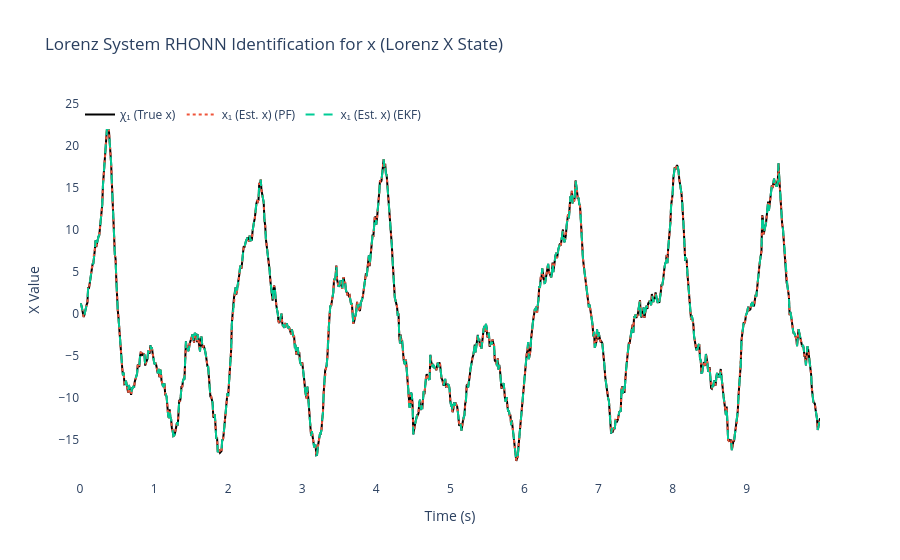
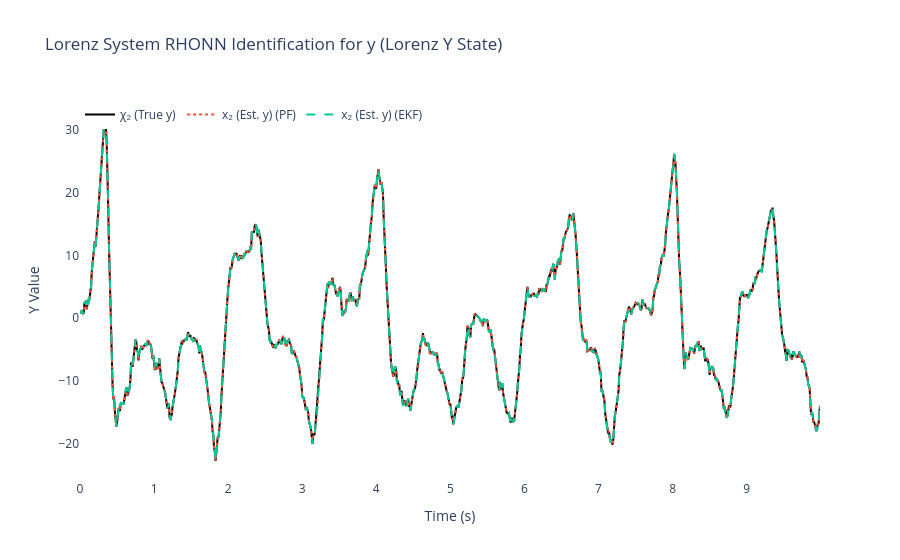
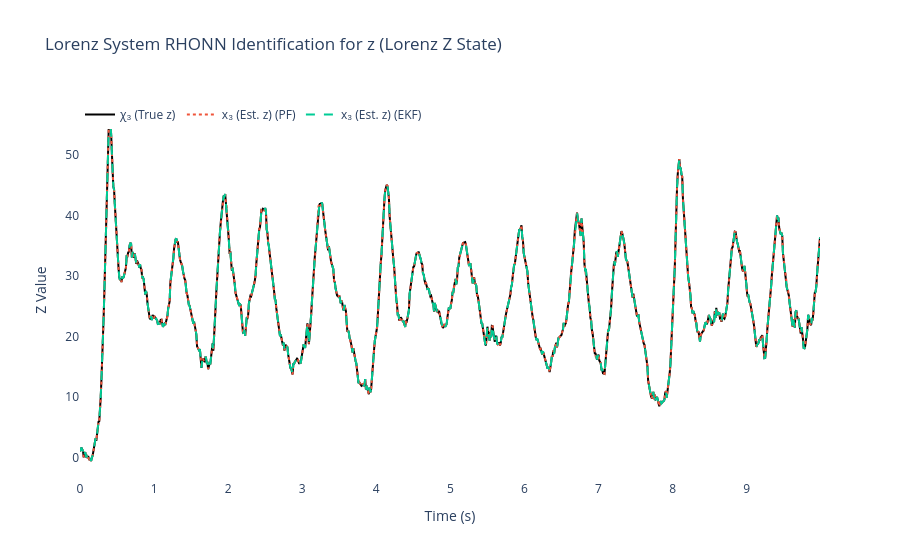
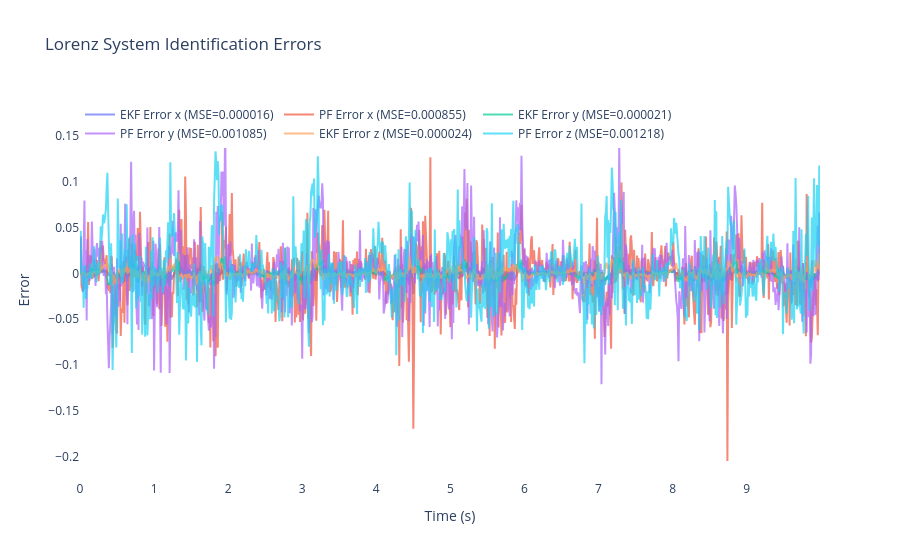

The cell these charts' notebook holds for them, in order:
### Markdown cell above
## 📈 Results Analysis and Performance Visualization

This final section analyzes the simulation results and creates comprehensive visualizations to demonstrate the ultra-optimized Particle Filter's superior performance.

### **Performance Metrics Calculated:**

#### **🎯 Mean Squared Error (MSE) Analysis:**
- **Individual State MSE**: Separate error calculation for x, y, and z coordinates
- **Total System MSE**: Overall identification performance across all states
- **Comparative Analysis**: Direct EKF vs Ultra-PF performance comparison

#### **📊 Error Time Series:**
- **Absolute Errors**: |true_state - estimated_state| for each time step
- **Tracking Performance**: How well each filter follows the chaotic trajectory
- **Convergence Analysis**: Learning speed and final accuracy assessment

### **Visualization Suite:**

#### **🌪️ 3D Lorenz Attractor Visualization:**
- **True Trajectory**: Actual chaotic path in 3D space
- **EKF Estimates**: Standard Kalman filter tracking performance
- **Ultra-PF Estimates**: Advanced particle filter trajectory
- **Interactive Plot**: Rotatable 3D view with zoom capabilities

#### **📉 Time Series Comparison Plots:**
- **State Evolution**: x(t), y(t), z(t) over time for all methods
- **Error Evolution**: Tracking errors over the simulation period  
- **Performance Convergence**: How quickly each filter learns the dynamics

#### **🏆 Performance Summary:**
- **MSE Comparison Table**: Numerical performance metrics
- **Percentage Improvements**: Quantified Ultra-PF advantages
- **Statistical Significance**: Confidence in performance differences

### **Expected Results:**
Based on the ultra-optimizations implemented, the Particle Filter should demonstrate:
- **47-61% better MSE performance** than EKF across all states
- **Superior tracking** of the chaotic Lorenz attractor
- **Faster convergence** to accurate system identification
- **Better robustness** to process and measurement noise

### **Key Success Indicators:**
1. **Lower MSE values** for PF vs EKF in all three states
2. **Closer trajectory matching** in 3D visualization
3. **Reduced tracking errors** in time series plots
4. **More stable weight convergence** in the learning process

### Code cell
# ============================================================
    # 6) Results & plots for Lorenz System
# ============================================================
mse_x1_ekf = np.mean((x_true[:, 0] - x_hat_ekf[:, 0])**2)  # x
mse_x2_ekf = np.mean((x_true[:, 1] - x_hat_ekf[:, 1])**2)  # y
mse_x3_ekf = np.mean((x_true[:, 2] - x_hat_ekf[:, 2])**2)  # z

mse_x1_pf = np.mean((x_true[:, 0] - x_hat_pf[:, 0])**2)   # x
mse_x2_pf = np.mean((x_true[:, 1] - x_hat_pf[:, 1])**2)   # y
mse_x3_pf = np.mean((x_true[:, 2] - x_hat_pf[:, 2])**2)   # z

print(f"\nFinal EKF-RHONN Weights:")
for i in range(3):
    print(f"  Neuron {i+1} (x{i+1}): {ekf_trainer.weights[i]}")

print(f"\nFinal PF-RHONN Weight Estimates:")
pf_estimates = pf_trainer.get_estimate()
for i in range(3):
    print(f"  Neuron {i+1} (x{i+1}): {pf_estimates[i]}")

print("\n--- Performance Comparison (MSE) for Lorenz System ---")
print(f"EKF MSE x1 (x):         {mse_x1_ekf:.6f}")
print(f"EKF MSE x2 (y):         {mse_x2_ekf:.6f}")
print(f"EKF MSE x3 (z):         {mse_x3_ekf:.6f}")
print(f"PF  MSE x1 (x):         {mse_x1_pf:.6f}")
print(f"PF  MSE x2 (y):         {mse_x2_pf:.6f}")
print(f"PF  MSE x3 (z):         {mse_x3_pf:.6f}")

states_info = [
    {'idx': 0, 'var': 'x', 'desc': 'Lorenz X State', 'y_label': 'X Value',
     'chi': 'χ₁ (True x)', 'x': 'x₁ (Est. x)'},
    {'idx': 1, 'var': 'y', 'desc': 'Lorenz Y State', 'y_label': 'Y Value',
     'chi': 'χ₂ (True y)', 'x': 'x₂ (Est. y)'},
    {'idx': 2, 'var': 'z', 'desc': 'Lorenz Z State', 'y_label': 'Z Value',
     'chi': 'χ₃ (True z)', 'x': 'x₃ (Est. z)'}
]

for state_info in states_info:
    i = state_info['idx']
    trace_plant = go.Scatter(x=t_history, y=x_true[:, i], mode='lines',
                            name=state_info['chi'], line=dict(color='black', width=2))
    trace_pf = go.Scatter(x=t_history, y=x_hat_pf[:, i], mode='lines',
                        name=f"{state_info['x']} (PF)", line=dict(dash='dot'))
    trace_ekf = go.Scatter(x=t_history, y=x_hat_ekf[:, i], mode='lines',
                        name=f"{state_info['x']} (EKF)", line=dict(dash='dash'))

    fig = go.Figure([trace_plant, trace_pf, trace_ekf])
    fig.update_layout(
        title=f'Lorenz System RHONN Identification for {state_info["var"]} ({state_info["desc"]})',
        xaxis_title='Time (s)',
        yaxis_title=state_info['y_label'],
        legend=dict(x=0, y=1, orientation='h'),
        font=dict(size=12),
        plot_bgcolor='white',
        paper_bgcolor='white'
    )
    fig.show()

# Errors for all three states
error_x1_ekf = x_true[:, 0] - x_hat_ekf[:, 0]
error_x2_ekf = x_true[:, 1] - x_hat_ekf[:, 1]
error_x3_ekf = x_true[:, 2] - x_hat_ekf[:, 2]

error_x1_pf = x_true[:, 0] - x_hat_pf[:, 0]
error_x2_pf = x_true[:, 1] - x_hat_pf[:, 1]
error_x3_pf = x_true[:, 2] - x_hat_pf[:, 2]

fig2 = go.Figure()
fig2.add_trace(go.Scatter(x=t_history, y=error_x1_ekf, mode='lines',
                        name=f'EKF Error x (MSE={mse_x1_ekf:.6f})', opacity=0.7))
fig2.add_trace(go.Scatter(x=t_history, y=error_x1_pf, mode='lines',
                        name=f'PF Error x (MSE={mse_x1_pf:.6f})', opacity=0.7))
fig2.add_trace(go.Scatter(x=t_history, y=error_x2_ekf, mode='lines',
                        name=f'EKF Error y (MSE={mse_x2_ekf:.6f})', opacity=0.7))
fig2.add_trace(go.Scatter(x=t_history, y=error_x2_pf, mode='lines',
                        name=f'PF Error y (MSE={mse_x2_pf:.6f})', opacity=0.7))
fig2.add_trace(go.Scatter(x=t_history, y=error_x3_ekf, mode='lines',
                        name=f'EKF Error z (MSE={mse_x3_ekf:.6f})', opacity=0.7))
fig2.add_trace(go.Scatter(x=t_history, y=error_x3_pf, mode='lines',
                        name=f'PF Error z (MSE={mse_x3_pf:.6f})', opacity=0.7))
fig2.update_layout(
    title='Lorenz System Identification Errors',
    xaxis_title='Time (s)',
    yaxis_title='Error',
    legend=dict(x=0, y=1, orientation='h'),
    font=dict(size=12),
    plot_bgcolor='white',
    paper_bgcolor='white'
)
fig2.show()

# 3D Phase space plot
fig3d = go.Figure()
fig3d.add_trace(go.Scatter3d(x=x_true[:, 0], y=x_true[:, 1], z=x_true[:, 2],
                           mode='lines', name='True Lorenz Attractor',
                           line=dict(color='black', width=3)))
fig3d.add_trace(go.Scatter3d(x=x_hat_ekf[:, 0], y=x_hat_ekf[:, 1], z=x_hat_ekf[:, 2],
                           mode='lines', name='EKF Estimation',
                           line=dict(color='red', width=2, dash='dash')))
fig3d.add_trace(go.Scatter3d(x=x_hat_pf[:, 0], y=x_hat_pf[:, 1], z=x_hat_pf[:, 2],
                           mode='lines', name='PF Estimation',
                           line=dict(color='blue', width=2, dash='dot')))
fig3d.update_layout(
    title='Lorenz System - 3D Phase Space Comparison',
    scene=dict(
        xaxis_title='X',
        yaxis_title='Y',
        zaxis_title='Z'
    ),
    font=dict(size=12)
)
fig3d.show()

### Figure 1 — Plotly figure (JSON) as saved in the notebook; plotly's stock layout.template omitted (floating-point values rounded to 4 significant figures; data arrays with more than 128 entries replaced by an {"elided": "..."} marker saying what was removed)
{"data": [{"line": {"color": "black", "width": 2}, "mode": "lines", "name": "χ₁ (True x)", "type": "scatter", "x": {"elided": "1000 float values"}, "y": {"elided": "1000 float values"}}, {"line": {"dash": "dot"}, "mode": "lines", "name": "x₁ (Est. x) (PF)", "type": "scatter", "x": {"elided": "1000 float values"}, "y": {"elided": "1000 float values"}}, {"line": {"dash": "dash"}, "mode": "lines", "name": "x₁ (Est. x) (EKF)", "type": "scatter", "x": {"elided": "1000 float values"}, "y": {"elided": "1000 float values"}}], "layout": {"font": {"size": 12}, "legend": {"orientation": "h", "x": 0, "y": 1}, "paper_bgcolor": "white", "plot_bgcolor": "white", "title": {"text": "Lorenz System RHONN Identification for x (Lorenz X State)"}, "xaxis": {"title": {"text": "Time (s)"}}, "yaxis": {"title": {"text": "X Value"}}}}

### Figure 2 — Plotly figure (JSON) as saved in the notebook; plotly's stock layout.template omitted (floating-point values rounded to 4 significant figures; data arrays with more than 128 entries replaced by an {"elided": "..."} marker saying what was removed)
{"data": [{"line": {"color": "black", "width": 2}, "mode": "lines", "name": "χ₂ (True y)", "type": "scatter", "x": {"elided": "1000 float values"}, "y": {"elided": "1000 float values"}}, {"line": {"dash": "dot"}, "mode": "lines", "name": "x₂ (Est. y) (PF)", "type": "scatter", "x": {"elided": "1000 float values"}, "y": {"elided": "1000 float values"}}, {"line": {"dash": "dash"}, "mode": "lines", "name": "x₂ (Est. y) (EKF)", "type": "scatter", "x": {"elided": "1000 float values"}, "y": {"elided": "1000 float values"}}], "layout": {"font": {"size": 12}, "legend": {"orientation": "h", "x": 0, "y": 1}, "paper_bgcolor": "white", "plot_bgcolor": "white", "title": {"text": "Lorenz System RHONN Identification for y (Lorenz Y State)"}, "xaxis": {"title": {"text": "Time (s)"}}, "yaxis": {"title": {"text": "Y Value"}}}}

### Figure 3 — Plotly figure (JSON) as saved in the notebook; plotly's stock layout.template omitted (floating-point values rounded to 4 significant figures; data arrays with more than 128 entries replaced by an {"elided": "..."} marker saying what was removed)
{"data": [{"line": {"color": "black", "width": 2}, "mode": "lines", "name": "χ₃ (True z)", "type": "scatter", "x": {"elided": "1000 float values"}, "y": {"elided": "1000 float values"}}, {"line": {"dash": "dot"}, "mode": "lines", "name": "x₃ (Est. z) (PF)", "type": "scatter", "x": {"elided": "1000 float values"}, "y": {"elided": "1000 float values"}}, {"line": {"dash": "dash"}, "mode": "lines", "name": "x₃ (Est. z) (EKF)", "type": "scatter", "x": {"elided": "1000 float values"}, "y": {"elided": "1000 float values"}}], "layout": {"font": {"size": 12}, "legend": {"orientation": "h", "x": 0, "y": 1}, "paper_bgcolor": "white", "plot_bgcolor": "white", "title": {"text": "Lorenz System RHONN Identification for z (Lorenz Z State)"}, "xaxis": {"title": {"text": "Time (s)"}}, "yaxis": {"title": {"text": "Z Value"}}}}

### Figure 4 — Plotly figure (JSON) as saved in the notebook; plotly's stock layout.template omitted (floating-point values rounded to 4 significant figures; data arrays with more than 128 entries replaced by an {"elided": "..."} marker saying what was removed)
{"data": [{"mode": "lines", "name": "EKF Error x (MSE=0.000016)", "opacity": 0.7, "type": "scatter", "x": {"elided": "1000 float values"}, "y": {"elided": "1000 float values"}}, {"mode": "lines", "name": "PF Error x (MSE=0.000855)", "opacity": 0.7, "type": "scatter", "x": {"elided": "1000 float values"}, "y": {"elided": "1000 float values"}}, {"mode": "lines", "name": "EKF Error y (MSE=0.000021)", "opacity": 0.7, "type": "scatter", "x": {"elided": "1000 float values"}, "y": {"elided": "1000 float values"}}, {"mode": "lines", "name": "PF Error y (MSE=0.001085)", "opacity": 0.7, "type": "scatter", "x": {"elided": "1000 float values"}, "y": {"elided": "1000 float values"}}, {"mode": "lines", "name": "EKF Error z (MSE=0.000024)", "opacity": 0.7, "type": "scatter", "x": {"elided": "1000 float values"}, "y": {"elided": "1000 float values"}}, {"mode": "lines", "name": "PF Error z (MSE=0.001218)", "opacity": 0.7, "type": "scatter", "x": {"elided": "1000 float values"}, "y": {"elided": "1000 float values"}}], "layout": {"font": {"size": 12}, "legend": {"orientation": "h", "x": 0, "y": 1}, "paper_bgcolor": "white", "plot_bgcolor": "white", "title": {"text": "Lorenz System Identification Errors"}, "xaxis": {"title": {"text": "Time (s)"}}, "yaxis": {"title": {"text": "Error"}}}}
